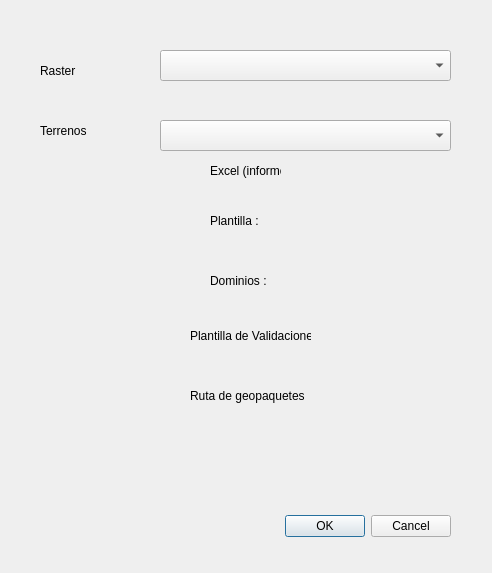
<?xml version="1.0" encoding="UTF-8"?>
<ui version="4.0">
 <class>asignacionDialogBase</class>
 <widget class="QDialog" name="asignacionDialogBase">
  <property name="geometry">
   <rect>
    <x>0</x>
    <y>0</y>
    <width>492</width>
    <height>573</height>
   </rect>
  </property>
  <property name="windowTitle">
   <string>asignacion_floridablanca</string>
  </property>
  <widget class="QDialogButtonBox" name="button_box">
   <property name="geometry">
    <rect>
     <x>110</x>
     <y>510</y>
     <width>341</width>
     <height>32</height>
    </rect>
   </property>
   <property name="orientation">
    <enum>Qt::Horizontal</enum>
   </property>
   <property name="standardButtons">
    <set>QDialogButtonBox::Cancel|QDialogButtonBox::Ok</set>
   </property>
  </widget>
  <widget class="QLabel" name="label_3">
   <property name="geometry">
    <rect>
     <x>210</x>
     <y>200</y>
     <width>71</width>
     <height>41</height>
    </rect>
   </property>
   <property name="autoFillBackground">
    <bool>false</bool>
   </property>
   <property name="text">
    <string>Plantilla :</string>
   </property>
   <property name="scaledContents">
    <bool>false</bool>
   </property>
  </widget>
  <widget class="QComboBox" name="layers">
   <property name="geometry">
    <rect>
     <x>160</x>
     <y>50</y>
     <width>291</width>
     <height>31</height>
    </rect>
   </property>
  </widget>
  <widget class="QComboBox" name="layers_2">
   <property name="geometry">
    <rect>
     <x>160</x>
     <y>120</y>
     <width>291</width>
     <height>31</height>
    </rect>
   </property>
  </widget>
  <widget class="QLabel" name="label_6">
   <property name="geometry">
    <rect>
     <x>40</x>
     <y>110</y>
     <width>71</width>
     <height>41</height>
    </rect>
   </property>
   <property name="autoFillBackground">
    <bool>false</bool>
   </property>
   <property name="text">
    <string>Terrenos</string>
   </property>
   <property name="scaledContents">
    <bool>false</bool>
   </property>
  </widget>
  <widget class="QLabel" name="label_7">
   <property name="geometry">
    <rect>
     <x>40</x>
     <y>50</y>
     <width>71</width>
     <height>41</height>
    </rect>
   </property>
   <property name="autoFillBackground">
    <bool>false</bool>
   </property>
   <property name="text">
    <string>Raster</string>
   </property>
   <property name="scaledContents">
    <bool>false</bool>
   </property>
  </widget>
  <widget class="QgsFileWidget" name="fileWidgetPlantilla">
   <property name="geometry">
    <rect>
     <x>30</x>
     <y>240</y>
     <width>441</width>
     <height>27</height>
    </rect>
   </property>
   <property name="storageMode">
    <enum>QgsFileWidget::GetFile</enum>
   </property>
  </widget>
  <widget class="QgsFileWidget" name="fileWidgetGeoPackageFolder">
   <property name="geometry">
    <rect>
     <x>30</x>
     <y>410</y>
     <width>441</width>
     <height>27</height>
    </rect>
   </property>
   <property name="storageMode">
    <enum>QgsFileWidget::GetDirectory</enum>
   </property>
  </widget>
  <widget class="QLabel" name="label_8">
   <property name="geometry">
    <rect>
     <x>190</x>
     <y>380</y>
     <width>121</width>
     <height>31</height>
    </rect>
   </property>
   <property name="text">
    <string>Ruta de geopaquetes</string>
   </property>
  </widget>
  <widget class="QgsFileWidget" name="fileWidgetdominios">
   <property name="geometry">
    <rect>
     <x>30</x>
     <y>300</y>
     <width>441</width>
     <height>27</height>
    </rect>
   </property>
   <property name="storageMode">
    <enum>QgsFileWidget::GetFile</enum>
   </property>
  </widget>
  <widget class="QLabel" name="label_4">
   <property name="geometry">
    <rect>
     <x>210</x>
     <y>260</y>
     <width>71</width>
     <height>41</height>
    </rect>
   </property>
   <property name="autoFillBackground">
    <bool>false</bool>
   </property>
   <property name="text">
    <string>Dominios :</string>
   </property>
   <property name="scaledContents">
    <bool>false</bool>
   </property>
  </widget>
  <widget class="QLabel" name="label_5">
   <property name="geometry">
    <rect>
     <x>210</x>
     <y>150</y>
     <width>71</width>
     <height>41</height>
    </rect>
   </property>
   <property name="autoFillBackground">
    <bool>false</bool>
   </property>
   <property name="text">
    <string>Excel (informe):</string>
   </property>
   <property name="scaledContents">
    <bool>false</bool>
   </property>
  </widget>
  <widget class="QgsFileWidget" name="fileWidgetexcel">
   <property name="geometry">
    <rect>
     <x>30</x>
     <y>190</y>
     <width>441</width>
     <height>27</height>
    </rect>
   </property>
   <property name="storageMode">
    <enum>QgsFileWidget::GetFile</enum>
   </property>
  </widget>
  <widget class="QLabel" name="label_9">
   <property name="geometry">
    <rect>
     <x>190</x>
     <y>320</y>
     <width>121</width>
     <height>31</height>
    </rect>
   </property>
   <property name="text">
    <string>Plantilla de Validaciones</string>
   </property>
  </widget>
  <widget class="QgsFileWidget" name="fileWidgetPlantilla_validaciones">
   <property name="geometry">
    <rect>
     <x>30</x>
     <y>350</y>
     <width>441</width>
     <height>27</height>
    </rect>
   </property>
   <property name="storageMode">
    <enum>QgsFileWidget::GetFile</enum>
   </property>
  </widget>
  <zorder>label_5</zorder>
  <zorder>label_9</zorder>
  <zorder>fileWidgetdominios</zorder>
  <zorder>fileWidgetPlantilla</zorder>
  <zorder>fileWidgetexcel</zorder>
  <zorder>label_4</zorder>
  <zorder>label_3</zorder>
  <zorder>label_8</zorder>
  <zorder>fileWidgetGeoPackageFolder</zorder>
  <zorder>button_box</zorder>
  <zorder>layers</zorder>
  <zorder>layers_2</zorder>
  <zorder>label_6</zorder>
  <zorder>label_7</zorder>
  <zorder>fileWidgetPlantilla_validaciones</zorder>
 </widget>
 <customwidgets>
  <customwidget>
   <class>QgsFileWidget</class>
   <extends>QWidget</extends>
   <header>qgsfilewidget.h</header>
  </customwidget>
 </customwidgets>
 <resources/>
 <connections>
  <connection>
   <sender>button_box</sender>
   <signal>accepted()</signal>
   <receiver>asignacionDialogBase</receiver>
   <slot>accept()</slot>
   <hints>
    <hint type="sourcelabel">
     <x>20</x>
     <y>20</y>
    </hint>
    <hint type="destinationlabel">
     <x>20</x>
     <y>20</y>
    </hint>
   </hints>
  </connection>
  <connection>
   <sender>button_box</sender>
   <signal>rejected()</signal>
   <receiver>asignacionDialogBase</receiver>
   <slot>reject()</slot>
   <hints>
    <hint type="sourcelabel">
     <x>20</x>
     <y>20</y>
    </hint>
    <hint type="destinationlabel">
     <x>20</x>
     <y>20</y>
    </hint>
   </hints>
  </connection>
 </connections>
</ui>
